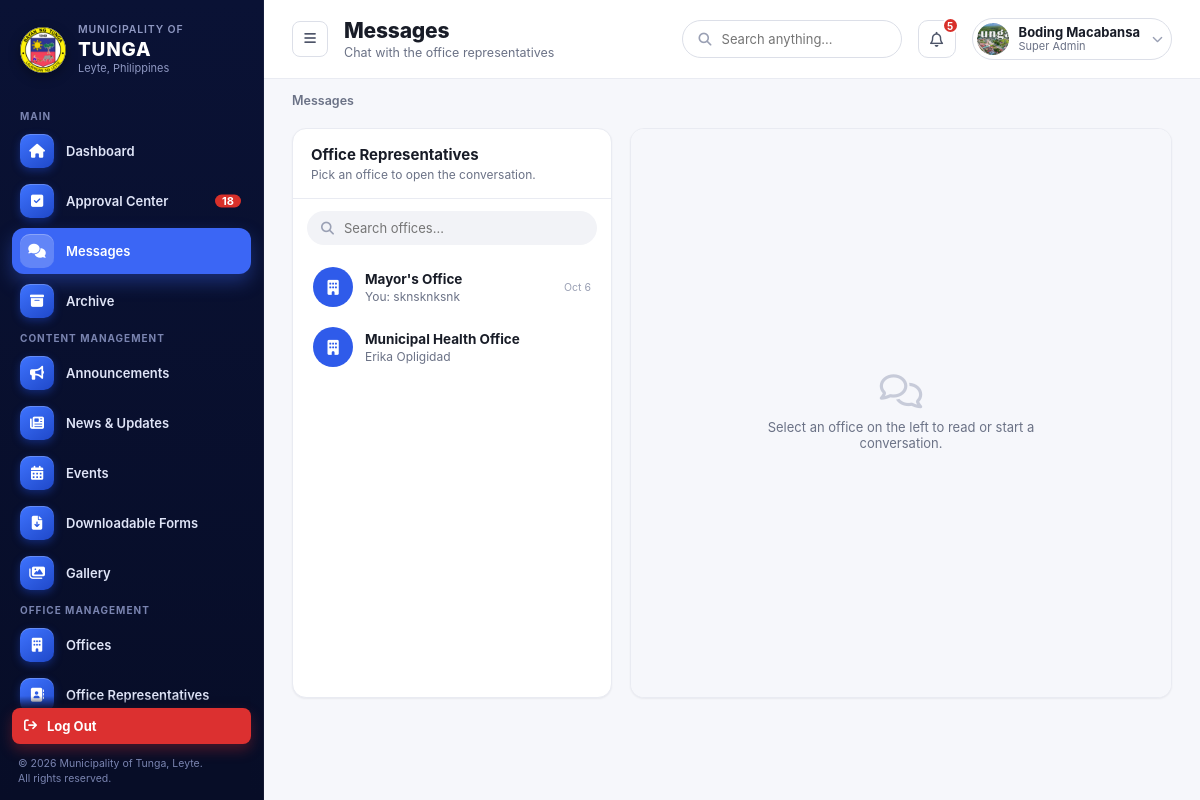
The app's page /super-admin/Admin-Messages/ (signed in) with its own data.
### admin_dashboard/models.py (models this page shows, shortened)
class SuperAdmin(models.Model):
    user = models.OneToOneField(User, on_delete=models.CASCADE, related_name="super_admin")
    mobile_number = models.CharField(max_length=20, blank=True)
    photo = models.ImageField(upload_to="super_admin_photos/", blank=True, null=True)
    created_at = models.DateTimeField(auto_now_add=True)

### office_dashboard/models.py (models this page shows, shortened)
class OfficeRepresentative(models.Model):
    user = models.OneToOneField(User, on_delete=models.CASCADE, related_name="office_rep")
    office = models.OneToOneField(Office, on_delete=models.CASCADE, related_name="representative")
    position = models.CharField(max_length=100, blank=True)
    mobile_number = models.CharField(max_length=20, blank=True)
    photo = models.ImageField(upload_to="rep_photos/", blank=True, null=True)   # ADD THIS LINE

class Message(models.Model):
    SENDER_REP = "rep"
    SENDER_ADMIN = "admin"
    SENDER_CHOICES = [
        (SENDER_REP, "Office Representative"),
        (SENDER_ADMIN, "Super Admin"),
    ]
    representative = models.ForeignKey(
        OfficeRepresentative,
        on_delete=models.CASCADE,
        related_name="chat_messages",
    )
    sender = models.CharField(max_length=10, choices=SENDER_CHOICES)
    body = models.TextField(max_length=2000)
    created_at = models.DateTimeField(auto_now_add=True)
    read_at = models.DateTimeField(null=True, blank=True)
    class Meta:
        ordering = ["created_at", "id"]
        indexes = [
            models.Index(fields=["representative", "id"], name="msg_rep_id_idx"),
        ]

### offices/models.py (models this page shows, shortened)
class Office(models.Model):
    name = models.CharField(max_length=100)
    slug = models.SlugField(unique=True, max_length=150)
    logo = models.ImageField(upload_to="office_logos/", blank=True, null=True)
    about = models.TextField(blank=True)
    description = models.TextField(blank=True)
    head_name = models.CharField(max_length=255, blank=True)
    position_title = models.CharField(max_length=255, blank=True)
    office_hours = models.CharField(max_length=255, blank=True)
    location = models.CharField(max_length=255, blank=True)
    email = models.EmailField(blank=True)
    telephone = models.CharField(max_length=100, blank=True)
    service_pledge = models.TextField(blank=True)
    mandate = models.TextField(blank=True)
    vision = models.TextField(blank=True)
    mission = models.TextField(blank=True)
    goal = models.TextField(blank=True)
    objective = models.TextField(blank=True)
    facebook_url = models.URLField(
        blank=True,
        help_text="Link to this office's official Facebook page, shown as an icon on its public page.",
    )
    twitter_url = models.URLField(
        blank=True,
        help_text="Link to this office's official X (Twitter) page, shown as an icon on its public page.",
    )
    instagram_url = models.URLField(
        blank=True,
        help_text="Link to this office's official Instagram page, shown as an icon on its public page.",
    )
    youtube_url = models.URLField(
        blank=True,
        help_text="Link to this office's official YouTube channel, shown as an icon on its public page.",
    )
    hero_image = models.ImageField(
        upload_to="office_hero/",
        blank=True,
        null=True,
        help_text="Banner image shown at the top of this office's public page. Defaults to the standard municipal hall photo when empty.",
    )
    display_order = models.PositiveIntegerField(default=9999)
    is_visible = models.BooleanField(
        default=True,
        help_text="Uncheck to hide this office from the public Offices page."
    )

### admin_dashboard/views.py (the view)
# urls.py: path('Admin-Messages/', views.admin_messages, name='ad_messages'),
@super_admin_required
def admin_messages(request):
    conversations = _message_conversations()
    selected = None
    rep_id = request.GET.get("rep")
    if rep_id and rep_id.isdigit():
        selected = next((c for c in conversations if c["rep"].id == int(rep_id)), None)
    return render(request, "admin_dashboard/super-admin-messages.html", {
        "conversations": conversations,
        "selected": selected,
    })

### templates/admin_dashboard/super-admin-messages.html (shortened to what this page needs)
{% extends "super-admin-base.html" %}
{% load static %}
{% block body_page %}admin-messages{% endblock %}
{% block page_title %}Messages{% endblock %}
{% block page_subtitle %}Chat with the office representatives{% endblock %}
{% block breadcrumbs %}<span class="current">Messages</span>{% endblock %}
{% block content %}
<link rel="stylesheet" href="{% static 'css/messages.css' %}">
<div class="chat-layout{% if selected %} has-selected{% endif %}">
  <aside class="chat-card chat-card--list">
    <div class="chat-list__head">
      <h2>Office Representatives</h2>
      <p>Pick an office to open the conversation.</p>
    </div>
    <label class="chat-list__search"><i class="fa-solid fa-magnifying-glass"></i><input type="text" id="chatListSearch" placeholder="Search offices…" aria-label="Search offices"></label>
    <div class="chat-list__items">
      {% for c in conversations %}
      <a href="{% url 'admin_dashboard:ad_messages' %}?rep={{ c.rep.id }}"
         class="chat-conv{% if selected and selected.rep.id == c.rep.id %} is-active{% endif %}"
         data-search="{{ c.office_name|lower }} {{ c.person|lower }}">
        <span class="chat-conv__avatar"><i class="fa-solid fa-building"></i></span>
        <span class="chat-conv__body">
          <span class="chat-conv__name" style="display:block;">{{ c.office_name }}</span>
          <span class="chat-conv__last" style="display:block;">{% if c.last_body %}{% if c.last_sender == 'admin' %}You: {% endif %}{{ c.last_body }}{% else %}{{ c.person }}{% endif %}</span>
        </span>
        <span class="chat-conv__meta">
          {% if c.last_time %}<span class="chat-conv__time">{{ c.last_time|date:"M j" }}</span>{% endif %}
        </span>
      </a>
      {% empty %}
      <div class="chat-list__empty">No office representatives yet.</div>
      {% endfor %}
    </div>
  </aside>
  {% if selected %}
  <section class="chat-card chat-card--thread" id="chat"
           data-mine="admin"
           data-rep="{{ selected.rep.id }}"
           data-data-url="{% url 'admin_dashboard:ad_messages_data' %}"
           data-send-url="{% url 'admin_dashboard:ad_messages_send' %}">
    {% csrf_token %}
    <div class="chat-head">
      <a href="{% url 'admin_dashboard:ad_messages' %}" class="chat-back" aria-label="Back to offices"><i class="fa-solid fa-arrow-left"></i></a>
      <span class="chat-head__avatar"><i class="fa-solid fa-building"></i></span>
      <div>
        <div class="chat-head__title">{{ selected.office_name }}</div>
        <div class="chat-head__sub">{{ selected.person }}{% if selected.rep.position %} &middot; {{ selected.rep.position }}{% endif %}</div>
      </div>
    </div>
    <div class="chat-body" id="chatBody">
      <div class="chat-empty" id="chatEmpty">
        <i class="fa-regular fa-comments"></i>
        No messages with {{ selected.office_name }} yet. Say hello below.
      </div>
    </div>
    <div class="chat-error" id="chatError" hidden></div>
    <form class="chat-form" id="chatForm" autocomplete="off">
      <textarea id="chatInput" rows="1" maxlength="2000" placeholder="Write a message to {{ selected.office_name }}…" aria-label="Message"></textarea>
      <button type="submit" class="chat-send" id="chatSend"><i class="fa-solid fa-paper-plane"></i> Send</button>
    </form>
  </section>
  {% else %}
  <section class="chat-card chat-card--thread">
    <div class="chat-body">
      <div class="chat-empty">
        <i class="fa-regular fa-comments"></i>
        Select an office on the left to read or start a conversation.
      </div>
    </div>
  </section>
  {% endif %}
</div>
{% endblock %}

### templates/super-admin-base.html (shortened to what this page needs)
{% load static message_tags %}
<!DOCTYPE html>
<html lang="en">
<head>
<link rel="stylesheet" href="{% static 'css/super_admin_style.css' %}">
<link rel="stylesheet" href="https://cdnjs.cloudflare.com/ajax/libs/font-awesome/6.5.1/css/all.min.css">
</head>
<body data-page="{% block body_page %}dashboard{% endblock %}" data-logout-url="{% url 'logout' %}" data-account-url="{% url 'admin_dashboard:admin_account' %}" data-changepass-url="{% url 'admin_dashboard:admin_change_pass' %}">
<div class="app-shell">
  <aside class="sidebar sidebar--sa" id="sidebar">
    <div class="sidebar-brand">
      <img src="{% static 'images/tunga_leyte_logo.png' %}" alt="Municipality of Tunga" class="sidebar-logo">
      <div class="sidebar-brand-text">
        <div class="muni">Municipality of</div>
        <div class="name">TUNGA</div>
        <div class="place">Leyte, Philippines</div>
      </div>
    </div>
    <ul>
      <li class="nav-section-title">Main</li>
      {% url 'admin_dashboard:admin_dash' as dash_url %}
      <li class="nav-item{% if request.path == dash_url %} active{% endif %}"><a href="{{ dash_url }}" style="display:flex;align-items:center;gap:11px;width:100%;color:inherit;"><span class="glyph"><i class="fa-solid fa-house"></i></span> Dashboard</a></li>
      {% url 'admin_dashboard:approval_center' as approval_url %}
      <li class="nav-item{% if request.path == approval_url %} active{% endif %}"><a href="{{ approval_url }}" style="display:flex;align-items:center;gap:11px;width:100%;color:inherit;"><span class="glyph"><i class="fa-solid fa-square-check"></i></span> Approval Center</a> <span class="badge">18</span></li>
      {% url 'admin_dashboard:ad_messages' as messages_url %}
      {% unread_messages request as msg_unread %}
      <li class="nav-item{% if request.path == messages_url %} active{% endif %}"><a href="{{ messages_url }}" style="display:flex;align-items:center;gap:11px;width:100%;color:inherit;"><span class="glyph"><i class="fa-solid fa-comments"></i></span> Messages{% if msg_unread > 0 %}<span class="badge badge--msg">{{ msg_unread }}</span>{% endif %}</a></li>
      {% url 'admin_dashboard:ad_archive' as archive_url %}
      <li class="nav-item{% if request.path == archive_url %} active{% endif %}"><a href="{{ archive_url }}" style="display:flex;align-items:center;gap:11px;width:100%;color:inherit;"><span class="glyph"><i class="fa-solid fa-box-archive"></i></span> Archive</a></li>
    </ul>
    <ul>
      <li class="nav-section-title">Content Management</li>
      {% url 'admin_dashboard:ad_announcement' as announce_url %}
      <li class="nav-item{% if request.path == announce_url %} active{% endif %}"><a href="{{ announce_url }}" style="display:flex;align-items:center;gap:11px;width:100%;color:inherit;"><span class="glyph"><i class="fa-solid fa-bullhorn"></i></span> Announcements</a></li>
      {% url 'admin_dashboard:ad_news_update' as news_url %}
      <li class="nav-item{% if request.path == news_url %} active{% endif %}"><a href="{{ news_url }}" style="display:flex;align-items:center;gap:11px;width:100%;color:inherit;"><span class="glyph"><i class="fa-solid fa-newspaper"></i></span> News &amp; Updates</a></li>
      {% url 'admin_dashboard:ad_events' as events_url %}
      <li class="nav-item{% if request.path == events_url %} active{% endif %}"><a href="{{ events_url }}" style="display:flex;align-items:center;gap:11px;width:100%;color:inherit;"><span class="glyph"><i class="fa-solid fa-calendar-days"></i></span> Events</a></li>
      {% url 'admin_dashboard:ad_forms' as forms_url %}
      <li class="nav-item{% if request.path == forms_url %} active{% endif %}"><a href="{{ forms_url }}" style="display:flex;align-items:center;gap:11px;width:100%;color:inherit;"><span class="glyph"><i class="fa-solid fa-file-arrow-down"></i></span> Downloadable Forms</a></li>
      {% url 'admin_dashboard:ad_gallery' as gallery_url %}
      <li class="nav-item{% if request.path == gallery_url %} active{% endif %}"><a href="{{ gallery_url }}" style="display:flex;align-items:center;gap:11px;width:100%;color:inherit;"><span class="glyph"><i class="fa-solid fa-images"></i></span> Gallery</a></li>
    </ul>
    <ul>
      <li class="nav-section-title">Office Management</li>
      {% url 'admin_dashboard:ad_offices' as offices_url %}
      <li class="nav-item{% if request.path == offices_url %} active{% endif %}"><a href="{{ offices_url }}" style="display:flex;align-items:center;gap:11px;width:100%;color:inherit;"><span class="glyph"><i class="fa-solid fa-building"></i></span> Offices</a></li>
      {% url 'admin_dashboard:ad_office_rep' as office_rep_url %}
      <li class="nav-item{% if request.path == office_rep_url %} active{% endif %}"><a href="{{ office_rep_url }}" style="display:flex;align-items:center;gap:11px;width:100%;color:inherit;"><span class="glyph"><i class="fa-solid fa-address-book"></i></span> Office Representatives</a></li>
      {% url 'admin_dashboard:ad_services' as services_url %}
      <li class="nav-item{% if request.path == services_url %} active{% endif %}"><a href="{{ services_url }}" style="display:flex;align-items:center;gap:11px;width:100%;color:inherit;"><span class="glyph"><i class="fa-solid fa-list-check"></i></span> Services</a></li>
    </ul>
    <ul>
      <li class="nav-section-title">User Management</li>
      {% url 'admin_dashboard:ad_users' as users_url %}
      <li class="nav-item"></li>
      {% url 'admin_dashboard:ad_roles' as roles_url %}
    </ul>
      {% url 'admin_dashboard:ad_homepage' as homepage_url %}
      {% url 'admin_dashboard:ad_about_page' as about_page_url %}
      {% url 'admin_dashboard:ad_map' as map_url %}
      {% url 'admin_dashboard:ad_emergency_contact' as emergency_url %}
      {% url 'admin_dashboard:ad_web_setting' as websettings_url %}
      {% url 'admin_dashboard:admin_account' as admin_account_url %}
      {% url 'admin_dashboard:admin_change_pass' as admin_changepass_url %}
      {% url 'admin_dashboard:ad_analytics' as analytics_url %}
      {% url 'admin_dashboard:ad_activity_log' as activitylog_url %}
      {% url 'admin_dashboard:ad_system_settings' as systemsettings_url %}
    <div class="sidebar-footer">
      <a href="{% url 'logout' %}" class="sidebar-logout" style="color:inherit;text-decoration:none;"><i class="fa-solid fa-arrow-right-from-bracket"></i> Log Out</a>
      <div class="sidebar-copy">&copy; 2026 Municipality of Tunga, Leyte.<br>All rights reserved.</div>
    </div>
  </aside>
  <div class="main">
    <header class="topbar">
      <div class="topbar-left">
        <button class="menu-btn" onclick="document.getElementById('sidebar').classList.toggle('open')"><i class="fa-solid fa-bars"></i></button>
        <div class="page-heading">
          <h1>{% block page_title %}Dashboard{% endblock %}</h1>
          <p>{% block page_subtitle %}Overview of municipal office activity{% endblock %}</p>
        </div>
      </div>
      <div class="topbar-right">
        <label class="field search" id="topbarSearchField" style="display:flex;align-items:center;gap:8px;width:220px;border-radius:999px;padding:9px 16px;color:var(--gray-400);"><i class="fa-solid fa-magnifying-glass"></i><input type="text" placeholder="Search anything..." style="border:0;outline:0;flex:1;font:inherit;background:transparent;color:var(--gray-800);"></label>
        <button class="icon-button"><i class="fa-regular fa-bell"></i><span class="dot">5</span></button>
        <div class="user-chip">
          <img src="{% if request.user.super_admin.photo %}{{ request.user.super_admin.photo.url }}{% else %}{% static 'images/icon/profile_logo.jpeg' %}{% endif %}" alt="">
          <div class="who"><div class="name">{{ request.user.get_full_name|default:request.user.username }}</div><div class="role">Super Admin</div></div>
          <i class="fa-solid fa-chevron-down chev"></i>
        </div>
      </div>
    </header>
    <nav class="breadcrumbs">
      {% block breadcrumbs %}<span class="current">Dashboard</span>{% endblock %}
    </nav>
    <main class="content">
      {% block content %}{% endblock %}
    </main>
  </div>
</div>
</body>
</html>

### records on screen
OfficeRepresentative: office_name "Mayor's Office", shows "You:", last_body "sknsknksnk", last_time "Oct 6"
OfficeRepresentative: office_name "Municipal Health Office", person "Erika Opligidad"

### other values on screen
{{ request.user.get_full_name|default:request.user.username }} "Boding Macabansa"
